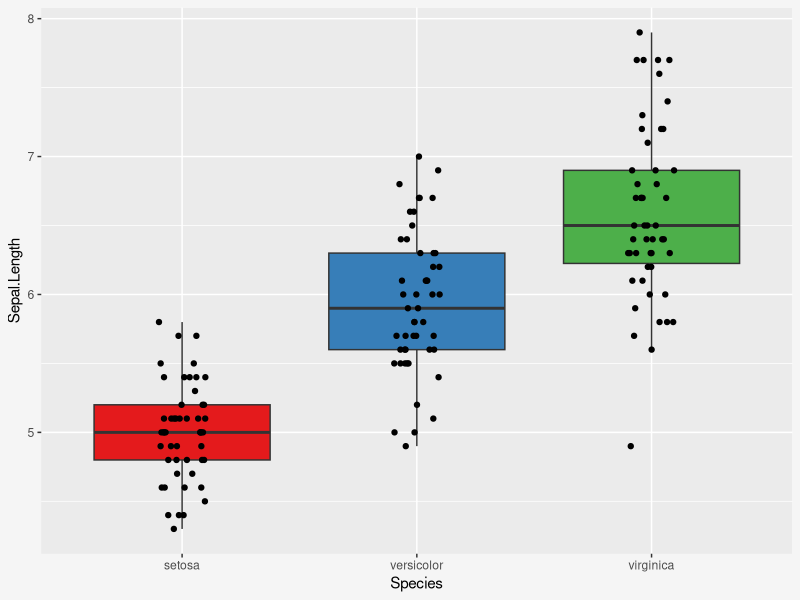
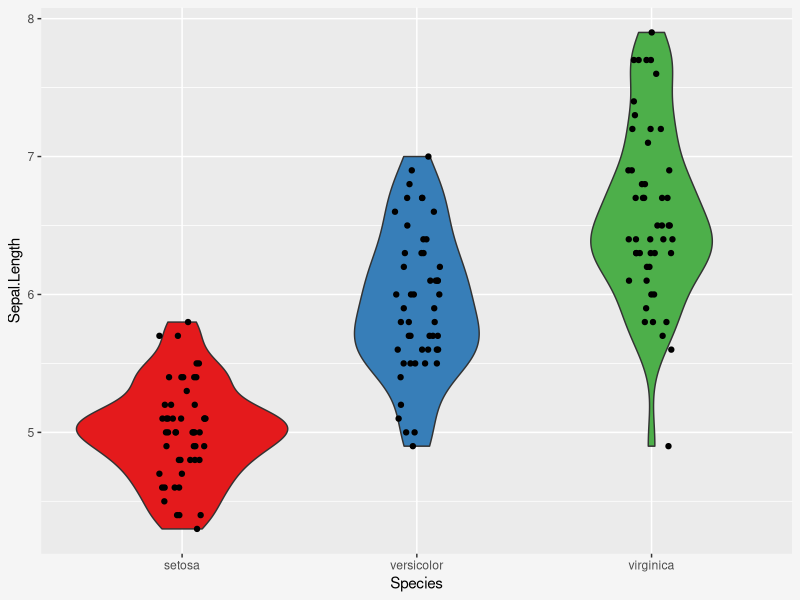
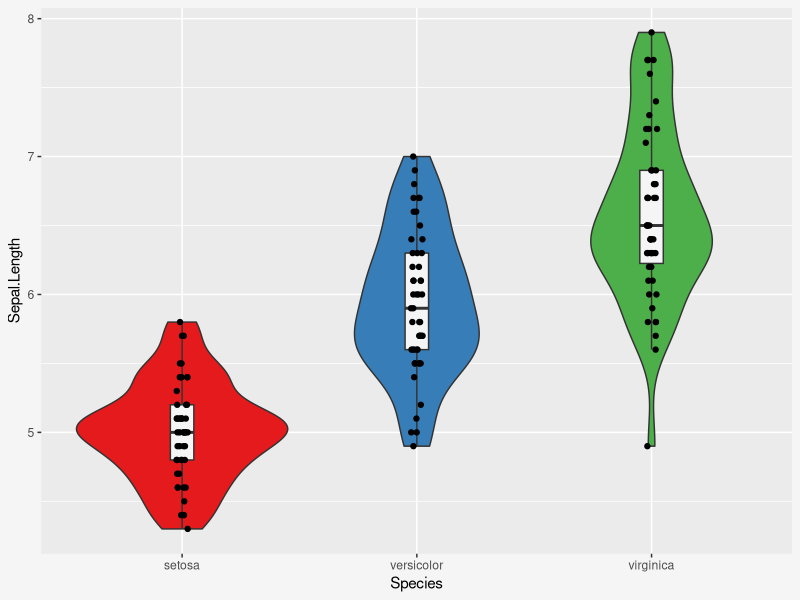
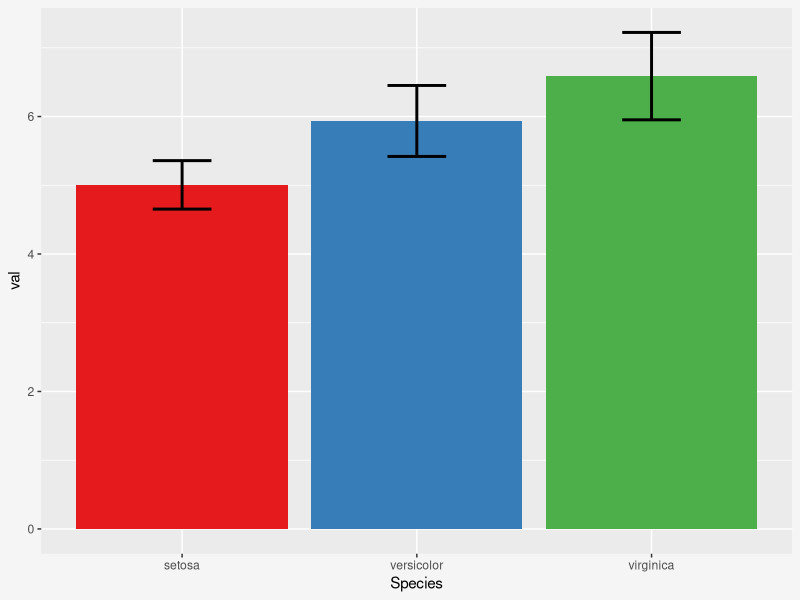
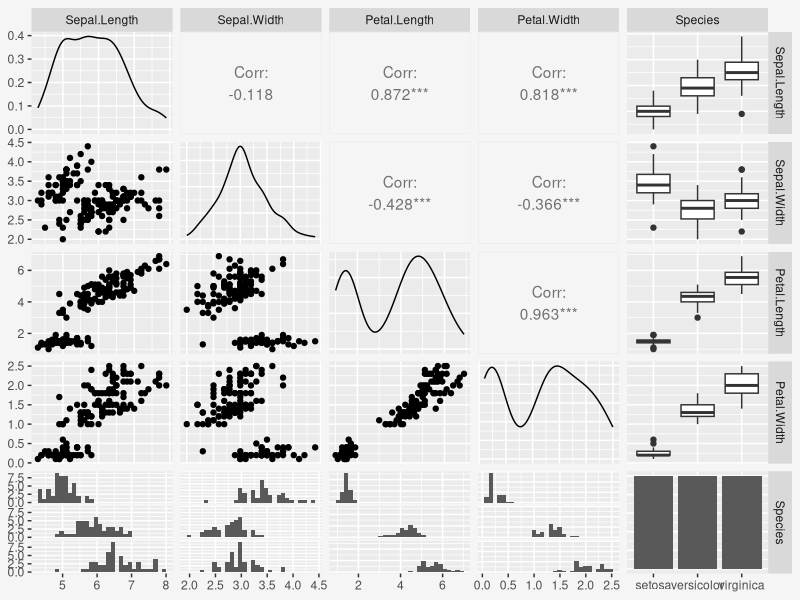
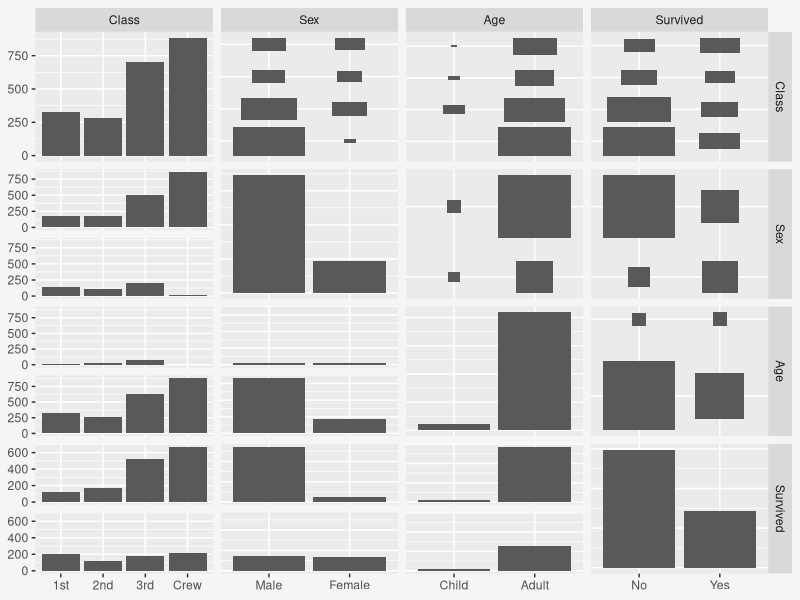

These charts were generated, in order, by the following R code:
## ---- chunk 1
# Package imports
library(dplyr)
library(GGally)
library(ggplot2)

# BG color for plots - should match .figure and .caption classes in rmd_style.css
figbg = "whitesmoke"

# Set up Titanic data as dataframe
titanic = data.frame(Titanic)
## ---- chunk 2
#| label: fig-boxscatter
#| echo: FALSE
#| fig-cap: "Boxplot/box-and-whisker plot of sepal length for each species from the `iris` dataset, with jittered scatterplot."

p = ggplot(iris, aes(x=Species, y=Sepal.Length, fill=Species)) +
  geom_boxplot(outlier.shape=NA) +
  geom_jitter(width=0.1, height=0) + 
  scale_fill_brewer(palette="Set1") +
  theme(legend.position = "none",
        plot.background = element_rect(fill = figbg, color = figbg))

p
## ---- chunk 3
#| label: fig-violinscatter
#| echo: FALSE
#| fig-cap: "Violin plot of sepal length for each species from the `iris` dataset, with jittered scatterplot."

p = ggplot(iris, aes(x=Species, y=Sepal.Length, fill=Species)) +
  geom_violin() +
  geom_jitter(width=0.1, height=0) + 
  scale_fill_brewer(palette="Set1") +
  theme(legend.position = "none",
        plot.background = element_rect(fill = figbg, color = figbg))

p
## ---- chunk 4
#| label: fig-violinboxscatter
#| echo: FALSE
#| fig-cap: "Vioin and boxplots of sepal length for each species from the `iris` dataset, with jittered scatterplot."

p = ggplot(iris, aes(x=Species, y=Sepal.Length, fill=Species)) +
  geom_violin() +
  geom_boxplot(width=0.1, fill=figbg, outlier.shape=NA) + 
  geom_jitter(width=0.025, height=0, color="black") + 
  scale_color_brewer(palette="Set1") +
  scale_fill_brewer(palette="Set1") +
  theme(legend.position = "none",
        plot.background = element_rect(fill = figbg, color = figbg))

p
## ---- chunk 5
#| label: barchart
#| echo: FALSE
#| fig-cap: "Bar chart of sepal length for each species from the `iris` dataset, with error bars representing standard deviation"

p = ggplot(iris %>% group_by(Species) %>% summarise(val=mean(Sepal.Length),
                                                    sd_min=mean(Sepal.Length) - sd(Sepal.Length),
                                                    sd_max=mean(Sepal.Length) + sd(Sepal.Length)),
           aes(x=Species, y=val, fill=Species)) +
  geom_bar(stat="identity") +
  geom_errorbar(aes(ymin = sd_min, ymax = sd_max), width = 0.25, lwd=1) +
  scale_fill_brewer(palette="Set1") +
  theme(legend.position = "none",
        plot.background = element_rect(fill = figbg, color = figbg))

p
## ---- chunk 6
#| label: fig-iris-pairs
#| echo: FALSE
#| fig-cap: "Pairs plot of `iris` data, providing an overview of relationships between variables."
#| fig-width: 10
#| fig-height: 10

p = ggpairs(iris)                                             # create pairs plot for all iris data
p = p + theme(plot.background = element_rect(fill = figbg,    # colour background
                                             color = figbg))
p                                                             # show plot
## ---- chunk 7
#| label: fig-titanic-pairs
#| echo: FALSE
#| fig-cap: "Pairs plot of `titanic` data, providing an overview of relationships between variables."
#| fig-width: 10
#| fig-height: 10

p = ggpairs(titanic, columns=c("Class", "Sex", "Age", "Survived"), mapping=ggplot2::aes(weight=Freq))                                             # create pairs plot for all iris data
p = p + theme(plot.background = element_rect(fill = figbg,    # colour background
                                             color = figbg))
p                                                             # show plot
